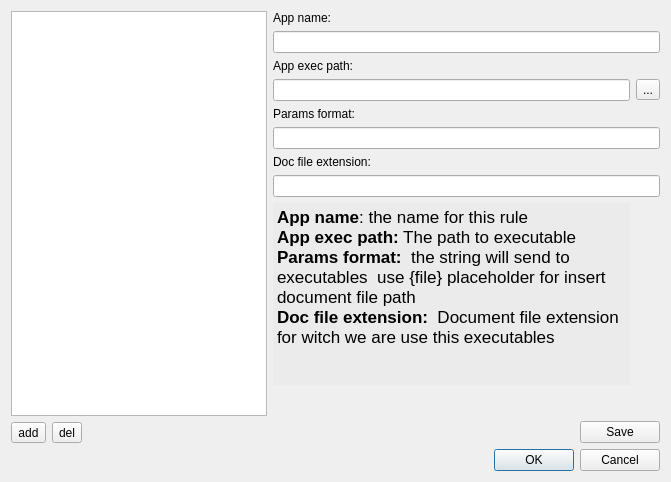
<?xml version="1.0" encoding="UTF-8"?>
<ui version="4.0">
 <class>AppPathDialog</class>
 <widget class="QDialog" name="AppPathDialog">
  <property name="geometry">
   <rect>
    <x>0</x>
    <y>0</y>
    <width>671</width>
    <height>482</height>
   </rect>
  </property>
  <property name="windowTitle">
   <string>Dialog</string>
  </property>
  <layout class="QVBoxLayout" name="verticalLayout">
   <item>
    <widget class="QWidget" name="widget" native="true">
     <layout class="QHBoxLayout" name="horizontalLayout_2" stretch="0,1">
      <property name="leftMargin">
       <number>0</number>
      </property>
      <property name="topMargin">
       <number>0</number>
      </property>
      <property name="rightMargin">
       <number>0</number>
      </property>
      <property name="bottomMargin">
       <number>0</number>
      </property>
      <item>
       <widget class="QWidget" name="widget_2" native="true">
        <property name="minimumSize">
         <size>
          <width>200</width>
          <height>0</height>
         </size>
        </property>
        <property name="maximumSize">
         <size>
          <width>16777215</width>
          <height>16777215</height>
         </size>
        </property>
        <property name="baseSize">
         <size>
          <width>0</width>
          <height>0</height>
         </size>
        </property>
        <layout class="QVBoxLayout" name="verticalLayout_2">
         <property name="leftMargin">
          <number>0</number>
         </property>
         <property name="topMargin">
          <number>0</number>
         </property>
         <property name="rightMargin">
          <number>0</number>
         </property>
         <property name="bottomMargin">
          <number>0</number>
         </property>
         <item>
          <widget class="QListWidget" name="appNamesList">
           <property name="sizePolicy">
            <sizepolicy hsizetype="Expanding" vsizetype="Expanding">
             <horstretch>0</horstretch>
             <verstretch>0</verstretch>
            </sizepolicy>
           </property>
           <property name="minimumSize">
            <size>
             <width>0</width>
             <height>0</height>
            </size>
           </property>
           <property name="maximumSize">
            <size>
             <width>16777215</width>
             <height>16777215</height>
            </size>
           </property>
          </widget>
         </item>
         <item>
          <widget class="QWidget" name="widget_4" native="true">
           <layout class="QHBoxLayout" name="horizontalLayout">
            <property name="leftMargin">
             <number>0</number>
            </property>
            <property name="topMargin">
             <number>0</number>
            </property>
            <property name="rightMargin">
             <number>0</number>
            </property>
            <property name="bottomMargin">
             <number>0</number>
            </property>
            <item>
             <widget class="QToolButton" name="addBtn">
              <property name="text">
               <string>add</string>
              </property>
              <property name="icon">
               <iconset resource="resources.qrc">
                <normaloff>:/btn/icons/add.png</normaloff>:/btn/icons/add.png</iconset>
              </property>
             </widget>
            </item>
            <item>
             <widget class="QToolButton" name="delBtn">
              <property name="text">
               <string>del</string>
              </property>
              <property name="icon">
               <iconset resource="resources.qrc">
                <normaloff>:/btn/icons/minus.png</normaloff>:/btn/icons/minus.png</iconset>
              </property>
             </widget>
            </item>
            <item>
             <spacer name="horizontalSpacer">
              <property name="orientation">
               <enum>Qt::Horizontal</enum>
              </property>
              <property name="sizeHint" stdset="0">
               <size>
                <width>40</width>
                <height>20</height>
               </size>
              </property>
             </spacer>
            </item>
           </layout>
          </widget>
         </item>
        </layout>
       </widget>
      </item>
      <item>
       <widget class="QWidget" name="widget_3" native="true">
        <layout class="QVBoxLayout" name="verticalLayout_4">
         <property name="leftMargin">
          <number>0</number>
         </property>
         <property name="topMargin">
          <number>0</number>
         </property>
         <property name="rightMargin">
          <number>0</number>
         </property>
         <property name="bottomMargin">
          <number>0</number>
         </property>
         <item>
          <layout class="QGridLayout" name="gridLayout">
           <item row="3" column="0">
            <widget class="QLineEdit" name="appExeInput">
             <property name="dragEnabled">
              <bool>true</bool>
             </property>
            </widget>
           </item>
           <item row="11" column="0">
            <spacer name="verticalSpacer">
             <property name="orientation">
              <enum>Qt::Vertical</enum>
             </property>
             <property name="sizeHint" stdset="0">
              <size>
               <width>20</width>
               <height>40</height>
              </size>
             </property>
            </spacer>
           </item>
           <item row="2" column="0">
            <widget class="QLabel" name="label_2">
             <property name="text">
              <string>App exec path:</string>
             </property>
            </widget>
           </item>
           <item row="3" column="1">
            <widget class="QToolButton" name="appOpenBtn">
             <property name="text">
              <string>...</string>
             </property>
             <property name="icon">
              <iconset resource="resources.qrc">
               <normaloff>:/btn/icons/folder.png</normaloff>:/btn/icons/folder.png</iconset>
             </property>
            </widget>
           </item>
           <item row="1" column="0" colspan="2">
            <widget class="QLineEdit" name="appNameInput"/>
           </item>
           <item row="5" column="0" colspan="2">
            <widget class="QLineEdit" name="appArgsInput"/>
           </item>
           <item row="7" column="0" colspan="2">
            <widget class="QLineEdit" name="appExtInput"/>
           </item>
           <item row="8" column="0">
            <widget class="QTextBrowser" name="textBrowser">
             <property name="autoFillBackground">
              <bool>true</bool>
             </property>
             <property name="styleSheet">
              <string notr="true">background: rgb(235,235,235)</string>
             </property>
             <property name="frameShape">
              <enum>QFrame::NoFrame</enum>
             </property>
             <property name="frameShadow">
              <enum>QFrame::Plain</enum>
             </property>
             <property name="lineWidth">
              <number>-6</number>
             </property>
             <property name="verticalScrollBarPolicy">
              <enum>Qt::ScrollBarAlwaysOff</enum>
             </property>
             <property name="horizontalScrollBarPolicy">
              <enum>Qt::ScrollBarAlwaysOff</enum>
             </property>
             <property name="html">
              <string>&lt;!DOCTYPE HTML PUBLIC &quot;-//W3C//DTD HTML 4.0//EN&quot; &quot;http://www.w3.org/TR/REC-html40/strict.dtd&quot;&gt;
&lt;html&gt;&lt;head&gt;&lt;meta name=&quot;qrichtext&quot; content=&quot;1&quot; /&gt;&lt;style type=&quot;text/css&quot;&gt;
p, li { white-space: pre-wrap; }
&lt;/style&gt;&lt;/head&gt;&lt;body style=&quot; font-family:'.AppleSystemUIFont'; font-size:13pt; font-weight:400; font-style:normal;&quot;&gt;
&lt;p style=&quot; margin-top:0px; margin-bottom:0px; margin-left:0px; margin-right:0px; -qt-block-indent:0; text-indent:0px;&quot;&gt;&lt;span style=&quot; font-weight:600;&quot;&gt;App name&lt;/span&gt;: the name for this rule&lt;/p&gt;
&lt;p style=&quot; margin-top:0px; margin-bottom:0px; margin-left:0px; margin-right:0px; -qt-block-indent:0; text-indent:0px;&quot;&gt;&lt;span style=&quot; font-weight:600;&quot;&gt;App exec path:&lt;/span&gt; The path to executable&lt;/p&gt;
&lt;p style=&quot; margin-top:0px; margin-bottom:0px; margin-left:0px; margin-right:0px; -qt-block-indent:0; text-indent:0px;&quot;&gt;&lt;span style=&quot; font-weight:600;&quot;&gt;Params format: &lt;/span&gt; the string will send to executables  use {file} placeholder for insert document file path&lt;/p&gt;
&lt;p style=&quot; margin-top:0px; margin-bottom:0px; margin-left:0px; margin-right:0px; -qt-block-indent:0; text-indent:0px;&quot;&gt;&lt;span style=&quot; font-weight:600;&quot;&gt;Doc file extension:&lt;/span&gt;  Document file extension for witch we are use this executables&lt;/p&gt;&lt;/body&gt;&lt;/html&gt;</string>
             </property>
             <property name="acceptRichText">
              <bool>false</bool>
             </property>
            </widget>
           </item>
           <item row="12" column="0" colspan="2">
            <widget class="QWidget" name="widget_5" native="true">
             <layout class="QHBoxLayout" name="horizontalLayout_3">
              <property name="leftMargin">
               <number>0</number>
              </property>
              <property name="topMargin">
               <number>0</number>
              </property>
              <property name="rightMargin">
               <number>0</number>
              </property>
              <property name="bottomMargin">
               <number>0</number>
              </property>
              <item>
               <spacer name="horizontalSpacer_2">
                <property name="orientation">
                 <enum>Qt::Horizontal</enum>
                </property>
                <property name="sizeHint" stdset="0">
                 <size>
                  <width>40</width>
                  <height>20</height>
                 </size>
                </property>
               </spacer>
              </item>
              <item>
               <widget class="QPushButton" name="saveBtn">
                <property name="text">
                 <string>Save</string>
                </property>
               </widget>
              </item>
             </layout>
            </widget>
           </item>
           <item row="0" column="0">
            <widget class="QLabel" name="label">
             <property name="text">
              <string>App name:</string>
             </property>
            </widget>
           </item>
           <item row="6" column="0">
            <widget class="QLabel" name="label_4">
             <property name="text">
              <string>Doc file extension:</string>
             </property>
            </widget>
           </item>
           <item row="4" column="0">
            <widget class="QLabel" name="label_3">
             <property name="text">
              <string>Params format:</string>
             </property>
            </widget>
           </item>
          </layout>
         </item>
        </layout>
       </widget>
      </item>
     </layout>
    </widget>
   </item>
   <item>
    <widget class="QDialogButtonBox" name="buttonBox">
     <property name="orientation">
      <enum>Qt::Horizontal</enum>
     </property>
     <property name="standardButtons">
      <set>QDialogButtonBox::Cancel|QDialogButtonBox::Ok</set>
     </property>
    </widget>
   </item>
  </layout>
 </widget>
 <resources>
  <include location="resources.qrc"/>
 </resources>
 <connections>
  <connection>
   <sender>buttonBox</sender>
   <signal>accepted()</signal>
   <receiver>AppPathDialog</receiver>
   <slot>accept()</slot>
   <hints>
    <hint type="sourcelabel">
     <x>224</x>
     <y>460</y>
    </hint>
    <hint type="destinationlabel">
     <x>157</x>
     <y>274</y>
    </hint>
   </hints>
  </connection>
  <connection>
   <sender>buttonBox</sender>
   <signal>rejected()</signal>
   <receiver>AppPathDialog</receiver>
   <slot>reject()</slot>
   <hints>
    <hint type="sourcelabel">
     <x>292</x>
     <y>466</y>
    </hint>
    <hint type="destinationlabel">
     <x>286</x>
     <y>274</y>
    </hint>
   </hints>
  </connection>
 </connections>
</ui>
